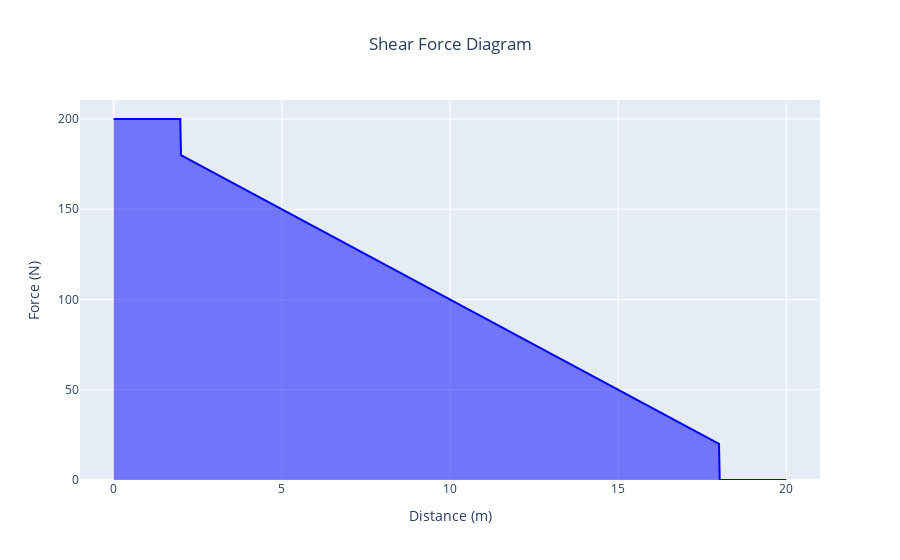
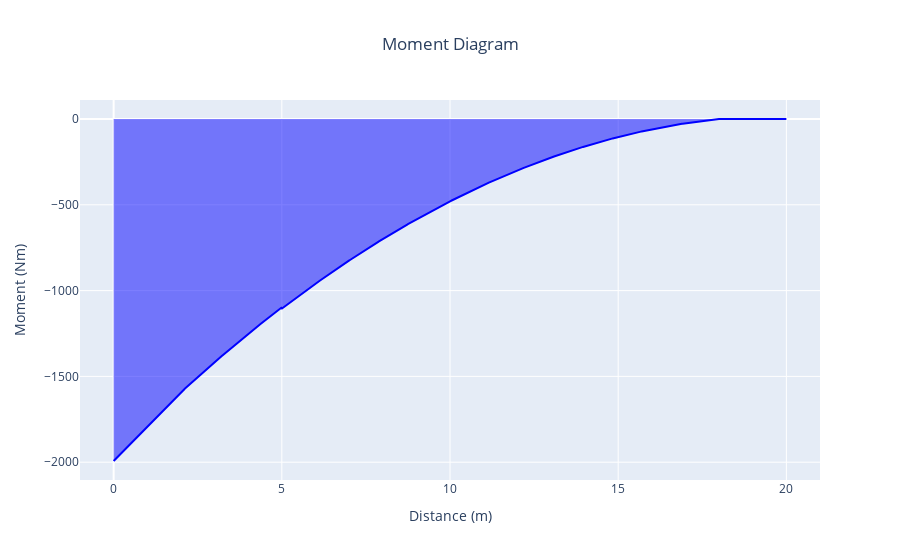

Source (notebook cell) for these figures, in order:
### Markdown cell above
### The Beam objects can also be used to produce shear force and moment diagrams for the beam.
#### (Sometimes the Plotly graphs have to be reloaded to be viewed)

### Code cell
beam = read_properties('cantilever_beam_example.toml')
beam.diagrams()

### Figure 1 — Plotly figure (JSON) as saved in the notebook; plotly's stock layout.template omitted (floating-point values rounded to 4 significant figures; data arrays with more than 128 entries replaced by an {"elided": "..."} marker saying what was removed)
{"data": [{"fill": "tozeroy", "fillcolor": "light blue", "line": {"color": "blue"}, "mode": "lines", "name": "Shear Force", "type": "scatter", "x": {"elided": "1000 float values"}, "y": {"elided": "1000 float values"}}], "layout": {"title": {"text": "Shear Force Diagram", "x": 0.5}, "xaxis": {"range": [-1, 21], "title": {"text": "Distance (m)"}}, "yaxis": {"title": {"text": "Force (N)"}}}}

### Figure 2 — Plotly figure (JSON) as saved in the notebook; plotly's stock layout.template omitted (floating-point values rounded to 4 significant figures; data arrays with more than 128 entries replaced by an {"elided": "..."} marker saying what was removed)
{"data": [{"fill": "tozeroy", "fillcolor": "light blue", "line": {"color": "blue"}, "mode": "lines", "name": "Shear Force", "type": "scatter", "x": {"elided": "1000 float values"}, "y": {"elided": "1000 float values"}}], "layout": {"title": {"text": "Moment Diagram", "x": 0.5}, "xaxis": {"range": [-1, 21], "title": {"text": "Distance (m)"}}, "yaxis": {"title": {"text": "Moment (Nm)"}}}}
